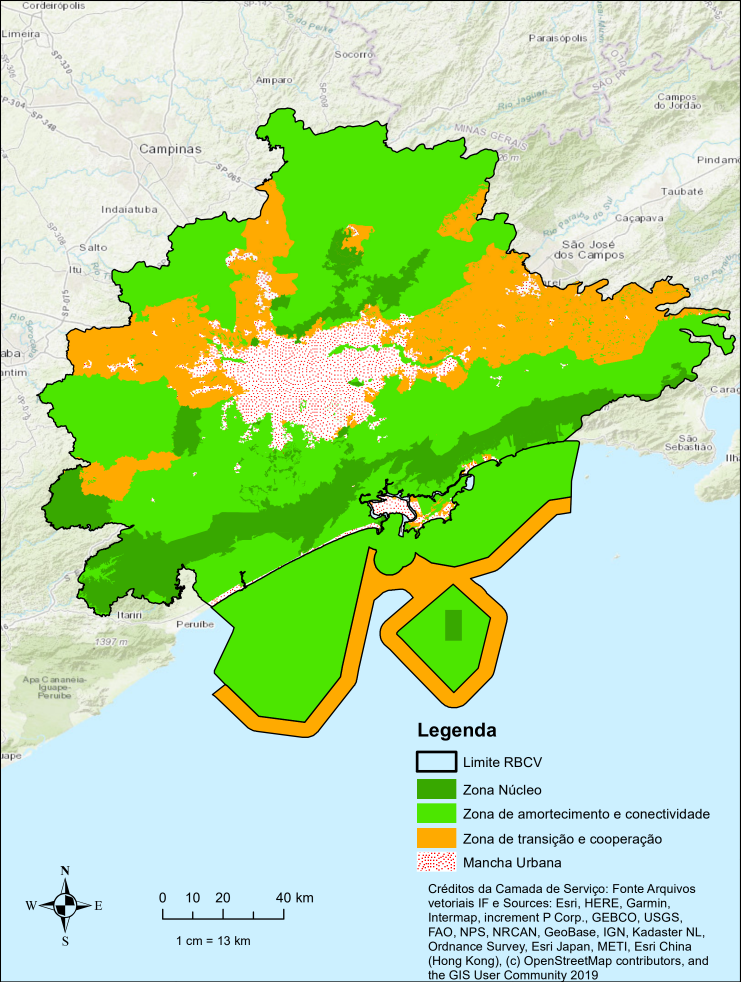
#> input picture data/rbcv_cinturao_verde_regional.png, 2222 x 2946 px, found by its file name (shown at 1/3 size)
$ python find_all_city_centroids.py
#> lines starting #> are read from the running program, lines starting #| are printed output that depends on the picture; after the words box and inside, x2 and y2 are one past the last pixel; in counts of white or black regions, pixels touching at a corner belong together; long printed decimals are rounded
from PIL import Image
import numpy as np

img = Image.open('data/rbcv_cinturao_verde_regional.png')
#> img is the input picture: PIL image 2222x2946 RGB; mean R, G, B 182, 220.7, 161.2
arr = np.array(img)
w, h = img.size
#> w = 2222; h = 2946

# [10 lines of commented-out code are left out]

cities = [
    ("Cotia", -46.9189, -23.6039, 580, 680, 1140, 1220),
    ("São Roque", -47.1353, -23.5325, 380, 440, 1080, 1140),
    ("Vargem Grande", -47.0264, -23.6025, 480, 560, 1150, 1220),
    ("Itapevi", -46.9328, -23.5489, 570, 640, 1090, 1150),
    ("Jandira", -46.9028, -23.5275, 610, 670, 1070, 1120),
    ("Barueri", -46.8761, -23.5111, 640, 710, 1050, 1100),
    ("Osasco", -46.7917, -23.5325, 730, 810, 1070, 1130)
]

gcps = []
print("Detected City Centroids in Regional Raster:")
for name, real_lon, real_lat, x0, x1, y0, y1 in cities:
    sub = arr[y0:y1, x0:x1]
    red = (sub[:, :, 0] > 180) & (sub[:, :, 1] < 70) & (sub[:, :, 2] < 70)
    ys, xs = np.where(red)
    if len(xs) > 0:
        px = x0 + xs.mean()
        py = y0 + ys.mean()
        print(f"  {name:15s}: Image Pixel=({px:6.1f}, {py:6.1f}) | Real=(Lon={real_lon:.4f}, Lat={real_lat:.4f}) | {len(xs)} red px")
        gcps.append((px, py, real_lon, real_lat))
    else:
        print(f"  {name:15s}: NO RED PIXELS in search window!")
#> this loop made 7 passes
#> (ys, xs, px, py) on pass 3: ([7, 14, 14, 14, 38, 38, 39, 39, 39, 40, 40], [33, 26, 27, 28, 52, 53, 51, 52, 53, 51, 52], 523.5, 1179.3)
#> (px, py) on passes 1, 2, 4, 5, 6, 7: (629.3, 1165.7), (394.9, 1098.1), (606.3, 1111.9), (633, 1095.3), (676.7, 1073.8), (768.1, 1102)
#|   Cotia          : Image Pixel=( 629.3, 1165.7) | Real=(Lon=-46.9189, Lat=-23.6039) | 84 red px
#|   São Roque      : Image Pixel=( 394.9, 1098.1) | Real=(Lon=-47.1353, Lat=-23.5325) | 39 red px
#|   Vargem Grande  : Image Pixel=( 523.5, 1179.3) | Real=(Lon=-47.0264, Lat=-23.6025) | 11 red px
#|   Itapevi        : Image Pixel=( 606.3, 1111.9) | Real=(Lon=-46.9328, Lat=-23.5489) | 146 red px
#|   Jandira        : Image Pixel=( 633.0, 1095.3) | Real=(Lon=-46.9028, Lat=-23.5275) | 111 red px
#|   Barueri        : Image Pixel=( 676.7, 1073.8) | Real=(Lon=-46.8761, Lat=-23.5111) | 109 red px
#|   Osasco         : Image Pixel=( 768.1, 1102.0) | Real=(Lon=-46.7917, Lat=-23.5325) | 232 red px
#> pass 1, `sub = arr[y0:y1, x0:x1]`:
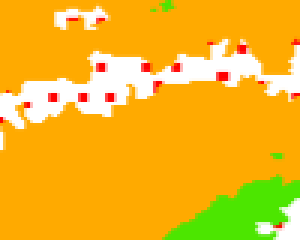
#> sub: shape (80, 100, 3) (shown 3 times larger); mean R, G, B 242.7, 183.9, 36.7
#> pass 1, `red = (sub[:, :, 0] > 180) & (sub[:, :, 1] < 70) & (sub[:, :, 2] < 70)`:
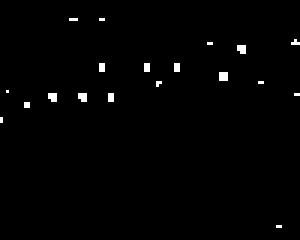
#> red: shape (80, 100) bool (shown 3 times larger); 1.1% white in thin lines or dots, all inside (x1, y1, x2, y2) = (0, 6, 100, 76)
#> pass 2, `sub = arr[y0:y1, x0:x1]`:
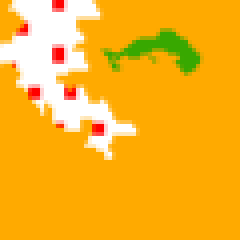
#> sub: shape (60, 60, 3) (shown 4 times larger); mean R, G, B 249, 179.5, 36.6
#> pass 2, `red = (sub[:, :, 0] > 180) & (sub[:, :, 1] < 70) & (sub[:, :, 2] < 70)`:
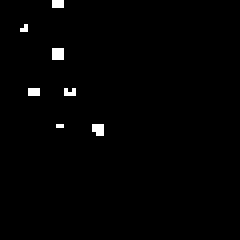
#> red: shape (60, 60) bool (shown 4 times larger); 1.1% white in thin lines or dots, all inside (x1, y1, x2, y2) = (5, 0, 26, 34)
#> after the loop:
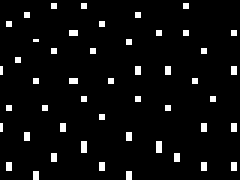
#> red: shape (60, 80) bool (shown 3 times larger); 4.8% white in thin lines or dots
#> after the loop, gcps = [(629.3, 1165.7, -46.92, -23.6), (394.9, 1098.1, -47.14, -23.53), (523.5, 1179.3, -47.03, -23.6), (606.3, 1111.9, -46.93, -23.55), (633, 1095.3, -46.9, -23.53), (676.7, 1073.8, -46.88, -23.51), (768.1, 1102, -46.79, -23.53)]

# Now let's perform Least Squares Regression:
# lon = A * px + B
# lat = C * py + D
pxs = np.array([g[0] for g in gcps])
#> pxs = [629.3, 394.9, 523.5, 606.3, 633, 676.7, 768.1]
pys = np.array([g[1] for g in gcps])
#> pys = [1165.7, 1098.1, 1179.3, 1111.9, 1095.3, 1073.8, 1102]
lons = np.array([g[2] for g in gcps])
#> lons = [-46.92, -47.14, -47.03, -46.93, -46.9, -46.88, -46.79]
lats = np.array([g[3] for g in gcps])
#> lats = [-23.6, -23.53, -23.6, -23.55, -23.53, -23.51, -23.53]

# Solve for lon: [px, 1] * [A, B]^T = lon
M_lon = np.vstack([pxs, np.ones(len(pxs))]).T
#> M_lon = [[629.3, 1], [394.9, 1], [523.5, 1], [606.3, 1], [633, 1], [676.7, 1], [768.1, 1]]
A, B = np.linalg.lstsq(M_lon, lons, rcond=None)[0]
#> A = 0.000934; B = -47.51

# Solve for lat: [py, 1] * [C, D]^T = lat
M_lat = np.vstack([pys, np.ones(len(pys))]).T
#> M_lat = [[1165.7, 1], [1098.1, 1], [1179.3, 1], [1111.9, 1], [1095.3, 1], [1073.8, 1], [1102, 1]]
C, D = np.linalg.lstsq(M_lat, lats, rcond=None)[0]
#> C = -0.000942; D = -22.5

print("\n=== LEAST SQUARES OPTIMAL CALIBRATION ===")
print(f"  Lon = {A:.8f} * px + ({B:.8f})")
#|   Lon = 0.0009345 * px + (-47.506)
print(f"  Lat = {C:.8f} * py + ({D:.8f})")
#|   Lat = -0.0009417 * py + (-22.498)

# Image width = 2222, height = 2946
# Image corners:
# Top-Left: px = 0, py = 0
# Bottom-Right: px = 2222, py = 2946
opt_lon_min = A * 0.0 + B
#> opt_lon_min = -47.51
opt_lon_max = A * 2222.0 + B
#> opt_lon_max = -45.43
opt_lat_max = C * 0.0 + D
#> opt_lat_max = -22.5
opt_lat_min = C * 2946.0 + D
#> opt_lat_min = -25.27

print(f"\nOPTIMAL LEAFLET BOUNDS:")
print(f"  rasterBounds: [[{opt_lat_min:.5f}, {opt_lon_min:.5f}], [{opt_lat_max:.5f}, {opt_lon_max:.5f}]]")
#|   rasterBounds: [[-25.273, -47.506], [-22.498, -45.429]]

print("\nResiduals for each ground control point:")
for name, real_lon, real_lat, x0, x1, y0, y1 in cities:
    # find in gcps
    for g in gcps:
        if abs(g[2] - real_lon) < 0.001 and abs(g[3] - real_lat) < 0.001:
            pred_lon = A * g[0] + B
            pred_lat = C * g[1] + D
            err_m_x = (pred_lon - real_lon) * 102100
            err_m_y = (pred_lat - real_lat) * 110800
            dist = (err_m_x**2 + err_m_y**2)**0.5
            print(f"  {name:15s}: Error X = {err_m_x:+6.0f} m, Error Y = {err_m_y:+6.0f} m -> Total = {dist:5.0f} m")
